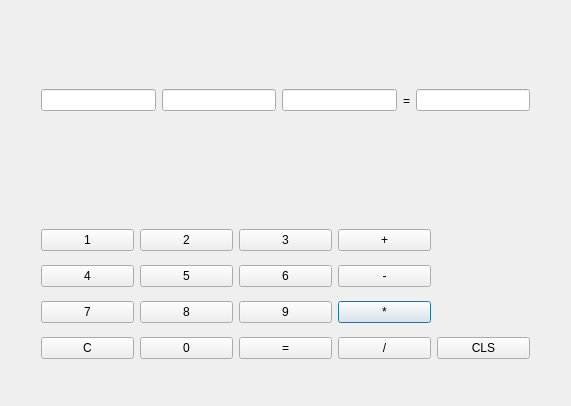
<?xml version="1.0" encoding="UTF-8"?>
<ui version="4.0">
 <class>Dialog</class>
 <widget class="QDialog" name="Dialog">
  <property name="geometry">
   <rect>
    <x>0</x>
    <y>0</y>
    <width>571</width>
    <height>406</height>
   </rect>
  </property>
  <property name="windowTitle">
   <string>Calculator</string>
  </property>
  <widget class="QWidget" name="gridLayoutWidget">
   <property name="geometry">
    <rect>
     <x>30</x>
     <y>210</y>
     <width>511</width>
     <height>171</height>
    </rect>
   </property>
   <layout class="QGridLayout" name="gridLayout">
    <item row="2" column="3">
     <widget class="QPushButton" name="pushButton_multi">
      <property name="text">
       <string>*</string>
      </property>
     </widget>
    </item>
    <item row="3" column="0">
     <widget class="QPushButton" name="pushButton_clean">
      <property name="text">
       <string>C</string>
      </property>
     </widget>
    </item>
    <item row="1" column="1">
     <widget class="QPushButton" name="pushButton_5">
      <property name="text">
       <string>5</string>
      </property>
     </widget>
    </item>
    <item row="2" column="2">
     <widget class="QPushButton" name="pushButton_9">
      <property name="text">
       <string>9</string>
      </property>
     </widget>
    </item>
    <item row="1" column="0">
     <widget class="QPushButton" name="pushButton_4">
      <property name="text">
       <string>4</string>
      </property>
     </widget>
    </item>
    <item row="0" column="0">
     <widget class="QPushButton" name="pushButton_1">
      <property name="enabled">
       <bool>true</bool>
      </property>
      <property name="text">
       <string>1</string>
      </property>
      <property name="autoRepeatDelay">
       <number>300</number>
      </property>
     </widget>
    </item>
    <item row="0" column="1">
     <widget class="QPushButton" name="pushButton_2">
      <property name="text">
       <string>2</string>
      </property>
     </widget>
    </item>
    <item row="1" column="2">
     <widget class="QPushButton" name="pushButton_6">
      <property name="text">
       <string>6</string>
      </property>
     </widget>
    </item>
    <item row="0" column="2">
     <widget class="QPushButton" name="pushButton_3">
      <property name="text">
       <string>3</string>
      </property>
     </widget>
    </item>
    <item row="2" column="1">
     <widget class="QPushButton" name="pushButton_8">
      <property name="text">
       <string>8</string>
      </property>
     </widget>
    </item>
    <item row="3" column="1">
     <widget class="QPushButton" name="pushButton_0">
      <property name="text">
       <string>0</string>
      </property>
     </widget>
    </item>
    <item row="0" column="3">
     <widget class="QPushButton" name="pushButton_add">
      <property name="text">
       <string>+</string>
      </property>
     </widget>
    </item>
    <item row="2" column="0">
     <widget class="QPushButton" name="pushButton_7">
      <property name="text">
       <string>7</string>
      </property>
     </widget>
    </item>
    <item row="1" column="3">
     <widget class="QPushButton" name="pushButton_minus">
      <property name="text">
       <string>-</string>
      </property>
     </widget>
    </item>
    <item row="3" column="2">
     <widget class="QPushButton" name="pushButton_result">
      <property name="text">
       <string>=</string>
      </property>
     </widget>
    </item>
    <item row="3" column="3">
     <widget class="QPushButton" name="pushButton_div">
      <property name="text">
       <string>/</string>
      </property>
     </widget>
    </item>
    <item row="3" column="4">
     <widget class="QPushButton" name="pushButton_close">
      <property name="text">
       <string>CLS</string>
      </property>
     </widget>
    </item>
   </layout>
  </widget>
  <widget class="QWidget" name="horizontalLayoutWidget">
   <property name="geometry">
    <rect>
     <x>30</x>
     <y>40</y>
     <width>511</width>
     <height>121</height>
    </rect>
   </property>
   <layout class="QHBoxLayout" name="horizontalLayout">
    <item>
     <widget class="QLineEdit" name="lineEdit_first"/>
    </item>
    <item>
     <widget class="QLineEdit" name="lineEdit_op"/>
    </item>
    <item>
     <widget class="QLineEdit" name="lineEdit_second"/>
    </item>
    <item>
     <widget class="QLabel" name="label_1">
      <property name="text">
       <string>=</string>
      </property>
     </widget>
    </item>
    <item>
     <widget class="QLineEdit" name="lineEdit_result"/>
    </item>
   </layout>
  </widget>
 </widget>
 <layoutdefault spacing="6" margin="11"/>
 <resources/>
 <connections/>
</ui>
